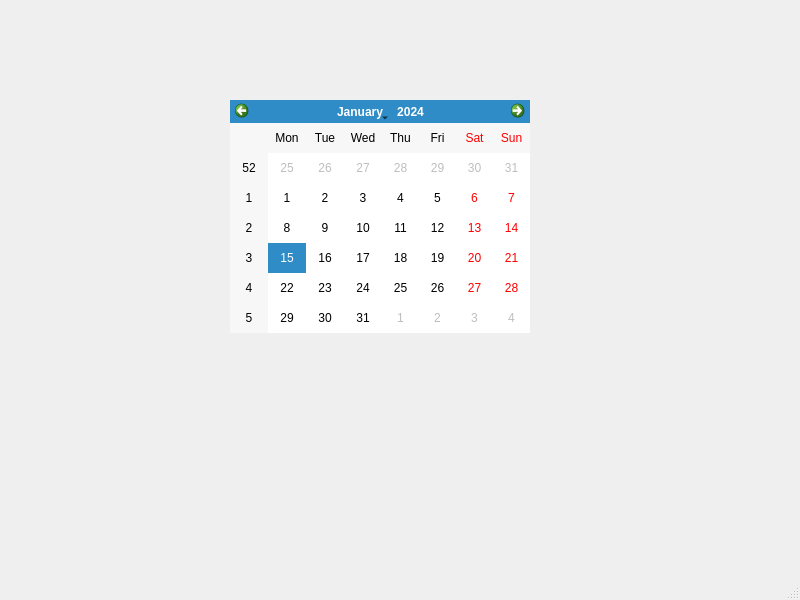
<?xml version="1.0" encoding="UTF-8"?>
<ui version="4.0">
 <class>MainWindow</class>
 <widget class="QMainWindow" name="MainWindow">
  <property name="geometry">
   <rect>
    <x>0</x>
    <y>0</y>
    <width>800</width>
    <height>600</height>
   </rect>
  </property>
  <property name="windowTitle">
   <string>MainWindow</string>
  </property>
  <widget class="QWidget" name="centralwidget">
   <widget class="QCalendarWidget" name="calendarWidget">
    <property name="geometry">
     <rect>
      <x>230</x>
      <y>100</y>
      <width>300</width>
      <height>233</height>
     </rect>
    </property>
    <property name="minimumSize">
     <size>
      <width>300</width>
      <height>233</height>
     </size>
    </property>
    <property name="maximumSize">
     <size>
      <width>1000</width>
      <height>1000</height>
     </size>
    </property>
   </widget>
  </widget>
  <widget class="QMenuBar" name="menubar">
   <property name="geometry">
    <rect>
     <x>0</x>
     <y>0</y>
     <width>800</width>
     <height>22</height>
    </rect>
   </property>
  </widget>
  <widget class="QStatusBar" name="statusbar"/>
 </widget>
 <resources/>
 <connections/>
</ui>
